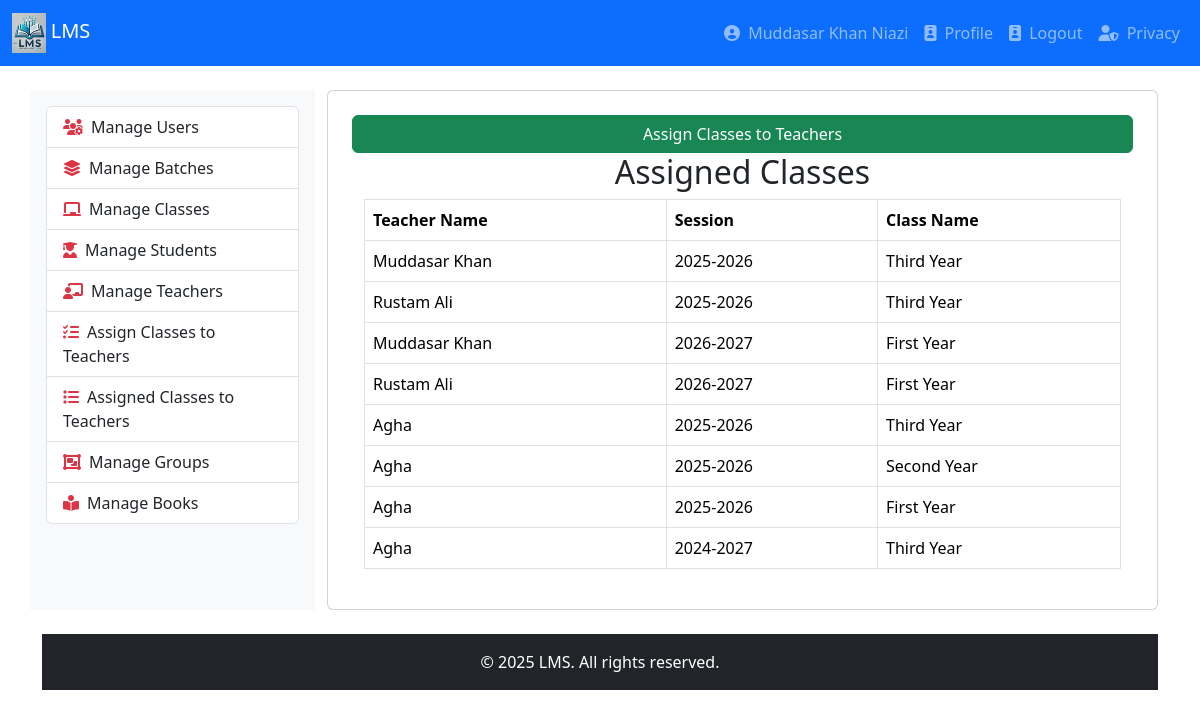
/view_teacher_class.php (signed in), run on an earlier commit of the app's database.
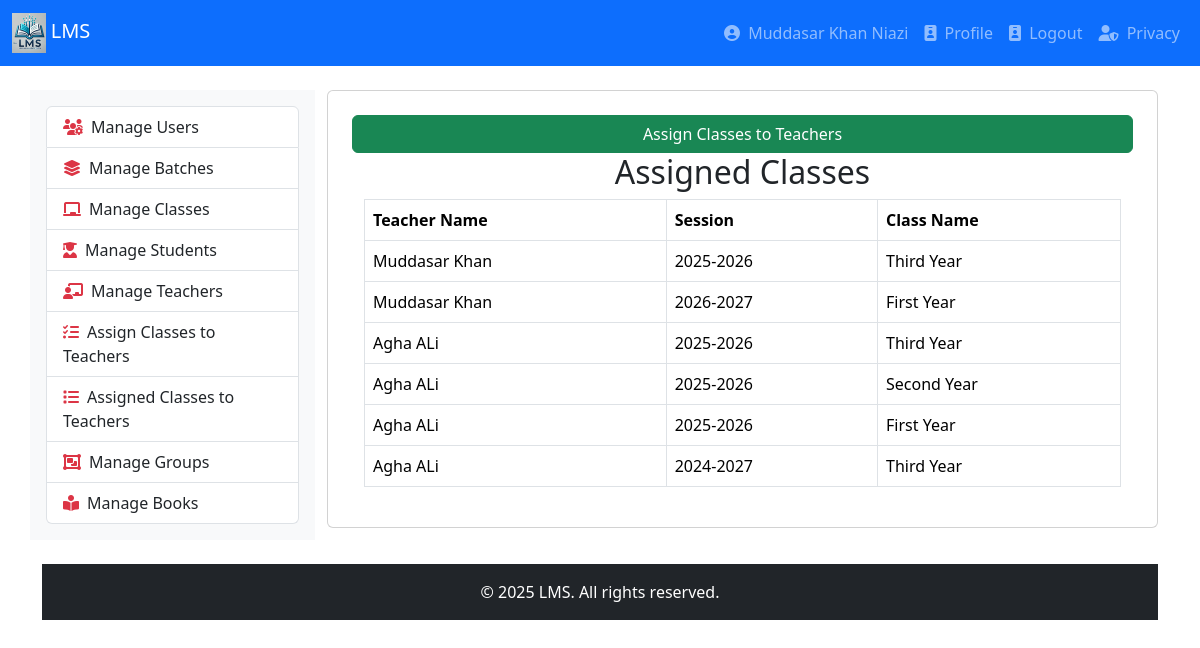
And on a later commit of the database.
### tables this page shows
CREATE TABLE `teacher_classes` (
  `id` int(11) NOT NULL,
  `class_id` int(11) NOT NULL,
  `teacher_id` int(11) NOT NULL,
  `session_id` int(11) NOT NULL,
  `status` enum('Active','Deleted') NOT NULL DEFAULT 'Active'
);

CREATE TABLE `teachers` (
  `teacher_id` int(11) NOT NULL,
  `teacher_name` varchar(100) NOT NULL,
  `cnic` varchar(15) NOT NULL,
  `photo` varchar(255) DEFAULT NULL,
  `designation` varchar(100) DEFAULT NULL,
  `highest_qualification` varchar(100) NOT NULL,
  `bps` int(11) DEFAULT NULL,
  `department` enum('Computer Science','Physics','Chemistry','Mathematics') NOT NULL,
  `subject` varchar(100) DEFAULT NULL,
  `job_nature` enum('Permanent','Contract','Visiting') DEFAULT 'Contract',
  `joining` date NOT NULL,
  `job_status` enum('Active','Resigned','Retired','Suspended') DEFAULT 'Active'
);

CREATE TABLE `sessions` (
  `session_id` int(11) NOT NULL,
  `session_name` varchar(9) DEFAULT NULL,
  `starting_date` date NOT NULL,
  `status` enum('active','completed') NOT NULL,
  `remarks` varchar(512) DEFAULT NULL
);

CREATE TABLE `classes` (
  `CID` int(11) NOT NULL,
  `class_name` varchar(256) NOT NULL,
  `class_short` varchar(12) NOT NULL,
  `class_status` enum('active','inactive','deleted') NOT NULL DEFAULT 'active',
  `session_id` int(11) DEFAULT NULL
);

### view_teacher_class.php (the view, shortened to what this page needs)
<?php
include 'db.php';
$query = "
    SELECT
        tc.teacher_id,
        tc.class_id,
        tc.session_id,
        t.teacher_name,
        c.class_name,
        s.session_name
    FROM
        teacher_classes tc
    JOIN
        teachers t ON tc.teacher_id = t.teacher_id
    JOIN
        classes c ON tc.class_id = c.CID
    JOIN
        sessions s ON tc.session_id = s.session_id
    WHERE
        tc.status = 'Active'
";
$result = $conn->query($query);
include 'header.php';
include 'navigation.php';
?>
<div class="container mt-4">
    <div class="row">
        <div class="col-md-3 bg-light p-3">
            <?php include 'leftbar.php'; ?>
        </div>
        <div class="col-md-9">
            <div class="card p-4">
			                <a href="teacher_class.php" class="btn btn-success" >Assign Classes to Teachers</a>
 <div class="container">
    <h2 class="text-center">Assigned Classes</h2>
                <div class="table-responsive">
                    <table class="table table-bordered">
                        <thead>
                            <tr>
                                <th>Teacher Name</th>
                                <th>Session</th>
                                <th>Class Name</th>
                            </tr>
                        </thead>
                        <tbody>
                            <?php if ($result->num_rows > 0): ?>
                                <?php while($row = $result->fetch_assoc()): ?>
                                    <tr>
                                        <td><?= htmlspecialchars($row['teacher_name']) ?></td>
                                        <td><?= htmlspecialchars($row['session_name']) ?></td>
                                        <td><?= htmlspecialchars($row['class_name']) ?></td>
                                    </tr>
                                <?php endwhile; ?>
                            <?php else: ?>
                                <tr>
                                    <td colspan="3" class="text-center">No records found!</td>
                                </tr>
                            <?php endif; ?>
                        </tbody>
                    </table>
                </div>
             </div>
        </div>
    </div>
</div>
<?php include 'footer.php'; ?>

What changed in the data, as far as the page shows it:
no longer on this page (row unchanged): teacher_classes: teacher.teacher_name "Rustam Ali", session.session_name "2025-2026", class.class_name "Third Year"
no longer on this page (row unchanged): teacher_classes: teacher.teacher_name "Rustam Ali", session.session_name "2026-2027", class.class_name "First Year"
changed through a linked row, teacher_classes (number 3 of 6 on the later page): teacher.teacher_name "Agha" → "Agha ALi"
changed through a linked row, teacher_classes "Second Year": teacher.teacher_name "Agha" → "Agha ALi"
changed through a linked row, teacher_classes (number 5 of 6 on the later page): teacher.teacher_name "Agha" → "Agha ALi"
changed through a linked row, teacher_classes (number 6 of 6 on the later page): teacher.teacher_name "Agha" → "Agha ALi"
